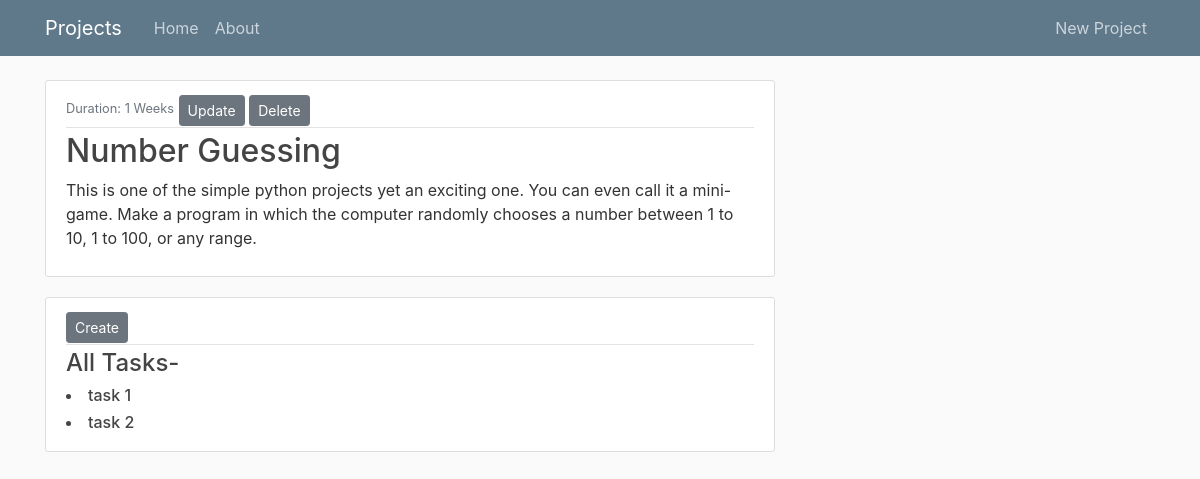
Screenshot of /project/2/ with the database file from the repository.
### project/models.py (models this page shows, shortened)
class Project_post(models.Model):
    name = models.CharField(max_length=100)
    description = models.TextField()
    duration = models.IntegerField(default=2)

class Tasks(models.Model):
    name = models.CharField(max_length=100)
    description = models.TextField()
    start_date = models.DateTimeField()
    end_date = models.DateTimeField()
    project_post = models.ForeignKey(  # foreign key for project model
        'Project_post', related_name='tasks', on_delete=models.CASCADE)

### project/views.py (the view)
# urls.py: path('project/<int:pk>/', PostDetailView.as_view(),
class PostDetailView(DetailView):
    model = Project_post

### project/templates/project/project_post_detail.html
{% extends "project/base.html" %}
{% block content %}
<article class="media content-section">
    <div class="media-body">
        <div class="article-metadata">
            <small class="text-muted">Duration: {{ object.duration }} Weeks</small>
            <a class='btn btn-secondary btn-sm mt-1' href="{% url 'project-update' object.id %}">Update</a>
            <a class='btn btn-secondary btn-sm mt-1' href="{% url 'project-delete' object.id %}">Delete</a>
        </div>
        <h2 class="article-title">{{ object.name }}</h2>
        <p class="article-content">{{ object.description }}</p>
    </div>
</article>
<article class="media content-section">
    <div class="media-body">
        <div class="article-metadata">
            <a class='btn btn-secondary btn-sm mt-1' href="{% url 'task-create' object.id %}">Create</a>
        </div>
        <h4 class="article-title">All Tasks-</h4>
        <div>
            {% for task in object.tasks.all %}
            <h6>
                <li><a class="article-title" href="{%  url 'task-detail' object.id task.id %}">
                        {{task.name}}</a>
                </li>
            </h6>
            {% endfor %}
        </div>
    </div>
</article>
{% endblock content %}

### project/static/project/main.css (style rules this page uses)
body { background: #fafafa; color: #333333; margin-top: 5rem; }
h1, h2, h3, h4, h5, h6 { color: #444444; }
.content-section { background: #ffffff; padding: 10px 20px; border: 1px solid #dddddd; border-radius: 3px; margin-bottom: 20px; }
.article-title { color: #444444; }
.article-content { white-space: pre-line; }
.article-metadata { padding-bottom: 1px; margin-bottom: 4px; border-bottom: 1px solid #e3e3e3 }

### rows the page displays
Project_post: duration "1", name "Number Guessing", description "This is one of the simple python projects yet an exciting one. You can even call it a mini-game. Make a program in which the computer randomly chooses a number between 1 to 10, 1 to 100, or any range."
Tasks: name "task 1"
Tasks: name "task 2"
